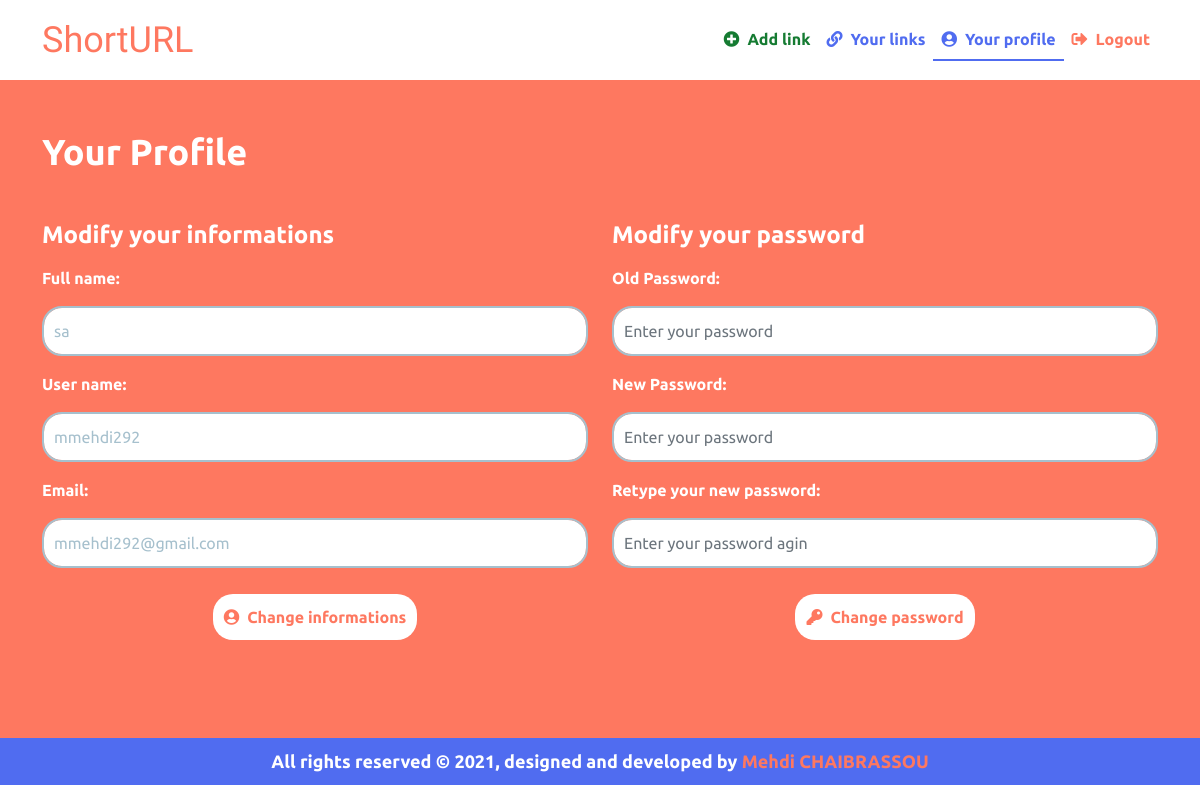
Screenshot of /profile/ (signed in) with the database file from the repository.
### shorthen/models.py (models this page shows)
class User(AbstractUser):
    first_name = None
    last_name = None
    full_name = models.CharField(max_length=255,null=True,blank=True)

### shorthen/views.py (the view)
# urls.py: path('profile/',views.YourProfile,name="your_profile"),
@login_required
def YourProfile(request):
    current_user = request.user
    form = UserUpdateFrom(instance=current_user)
    if request.method == 'POST':
        form = UserUpdateFrom(request.POST,instance=current_user)
        if form.is_valid:
            form.save()
            messages.success(request,'Your account updated successfully.')
            return redirect('your_profile')
    context={'form':form,'yourProfileActive':'color-text-second_active'}
    return render(request,'pages/your_profile.html',context)

### shorthen/form.py
class UserUpdateFrom(forms.ModelForm):
    full_name = forms.CharField(max_length=255,widget=forms.TextInput(attrs={'class': 'form-control input_createlink'}),label='Full name', required=False)
    username = forms.CharField(max_length=255,widget=forms.TextInput(attrs={'class': 'form-control input_createlink'}),label='User name', required=True)
    email= forms.EmailField(max_length=255,widget= forms.EmailInput(attrs={'class':'form-control input_createlink'}),label='Email', required=True)
    class Meta:
        model = User
        fields = ('id','full_name','username','email')

### templates/pages/your_profile.html (shortened to what this page needs)
{% extends '../models/base.html' %}
{% block content %}
<div class="bg-main">
    <div class="container">
        <div class="createLink">
            <h1 class="mb-5">Your Profile</h1>
            <div class="row">
                <div class="col-lg-6">
                    <h2 class="mb-3">Modify your informations</h2>
                    <form method="POST">
                        {% for field in form.visible_fields %}
                        <label class="mb-3">{{ field.label_tag }}</label>
                            <div class="input-group flex-nowrap mb-3">
                              {{ field }}
                            </div>
                        {% endfor %}
                        <div class="d-flex justify-content-center w-100 mb-5">
                            <button type="submit" class="btn btn_createlink"><i class="fas fa-user-circle me-2"></i>Change informations</button>
                        </div>
                    </form>
                </div>
                <div class="col-lg-6">
                    <h2 class="mb-3">Modify your password</h2>
                    <form action="{% url 'password_change' %}" method="post">
                    <label for="old" class="mb-3">Old Password:</label>
                    <div class="input-group flex-nowrap mb-3">
                        <input type="password" name="old_password" id="old" class="form-control input_createlink"
                            placeholder="Enter your password" />
                    </div>
                    <label for="password" class="mb-3">New Password:</label>
                    <div class="input-group flex-nowrap mb-3">
                        <input type="password" name="new_password1" id="password" class="form-control input_createlink"
                            placeholder="Enter your password" />
                    </div>
                    <label for="password2" class="mb-3">Retype your new password:</label>
                    <div class="input-group flex-nowrap mb-3">
                        <input type="password" name="new_password2" id="password2" class="form-control input_createlink"
                            placeholder="Enter your password agin" />
                    </div>
                    <div class="d-flex justify-content-center w-100 mb-3">
                        <button type="submit" class="btn btn_createlink"><i class="fas fa-key me-2"></i>Change password</button>
                    </div>
                </form>
                </div>
            </div>
        </div>
    </div>
</div>
{% endblock %}

### templates/static/style.css (style rules this page uses)
:root { --primary: #FE7860; --second: #506CF0; --white: #FFFFFF; --black: #000000; --gris: #A6C0CD; --green: #157B32; --primary_rbg_code: 254, 120, 96; --green_rbg_code: 21, 123, 50; --second_rbg_code: 80,108,240; }
body { font-family: 'Ubuntu', sans-serif; }
.bg-main { background-color: var(--primary); }
h1 { color: var(--white); font-weight: bold; font-size: 36px; }
.createLink { padding: 50px 0px; }
.input_createlink { width: 100%; height: 50px; border-radius: 20px; border: 2px solid var(--gris); padding: 0px 10px; color: var(--gris); box-shadow: none; }
* { box-sizing: border-box; }
.btn_createlink { font-weight: bold; background-color: var(--white); color: var(--primary); border-radius: 20px; margin-top: 10px; padding: 10px; }
label { color: var(--white); font-size: 16px; font-weight: bold; }
h2 { color: var(--white); font-size: 24px; font-weight: bold; }

### rows the page displays
User: visible_fields "sa" "mmehdi292" "mmehdi292@gmail.com"

### other values shown
{{ field.label_tag }} "Full name:" "User name:" "Email:"
